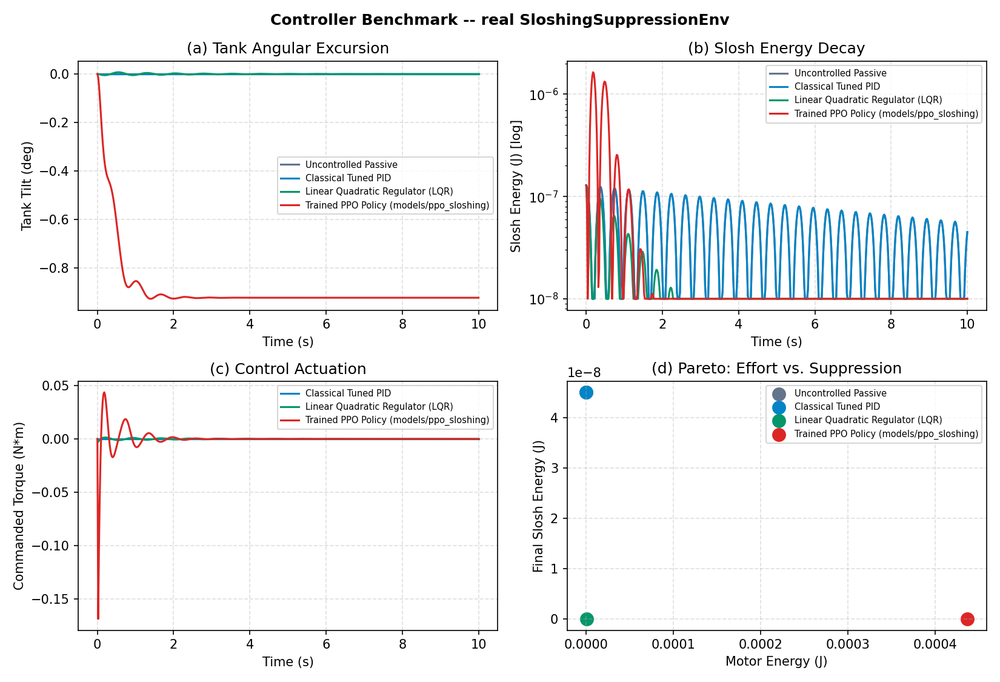
#> input picture benchmarks/benchmark_comparison.png, 1000 x 682 px, shrunk from 1650 x 1125 before the run
$ python -i render_closed_loop_replay_gif.py   (imports and definitions only)
#> lines starting #> are read from the running program, lines starting #| are printed output that depends on the picture
"""Render the real closed_loop_finetuned_eval.csv run as an animated GIF.

Illustrative replay, not a physics simulation: draws the tank (real
TankConfig dimensions) rotating by the recorded tank_angle, with a marker
at the recorded fluid_com_x/y offset (tank-local frame, displacement from
the fluid's rest position -- NOT the full particle field; that needs a
run with real per-particle capture enabled, not yet done for this backend).

Mirrors the same real recorded data already used in the HTML report's
interactive replay -- this is the exportable-video-file version of that
same thing, for sending/embedding where an interactive page won't do.
"""
import csv
import numpy as np
import matplotlib.pyplot as plt
import matplotlib.animation as animation
from matplotlib.patches import Circle

CSV_PATH = "closed_loop_finetuned_eval.csv"
OUT_PATH = "closed_loop_replay.gif"

# Real TankConfig defaults (config/simulation_config.py)
LENGTH = 0.40
HEIGHT = 0.30
FILL_HEIGHT = 0.20
REST_Y = FILL_HEIGHT / 2  # 0.10 m, nominal fluid COM rest height above floor

steps, angle, torque, slosh, comx, comy = [], [], [], [], [], []
# [9 lines not run here, left out]

N = len(steps)
angle = np.array(angle)
torque = np.array(torque)
slosh = np.array(slosh)
comx = np.array(comx)
comy = np.array(comy)

# Local (unrotated) tank geometry, pivot at (0,0) = footprint center, floor level
half_len = LENGTH / 2
floor = np.array([[-half_len, 0], [half_len, 0]])
left_wall = np.array([[-half_len, 0], [-half_len, HEIGHT]])
right_wall = np.array([[half_len, 0], [half_len, HEIGHT]])
fill_line = np.array([[-half_len, FILL_HEIGHT], [half_len, FILL_HEIGHT]])


def rotate(pts, theta):
    c, s = np.cos(theta), np.sin(theta)
    R = np.array([[c, -s], [s, c]])
    return pts @ R.T


fig, (ax_tank, ax_data) = plt.subplots(
    1, 2, figsize=(9.5, 4.6), gridspec_kw={"width_ratios": [1, 1.3]}
)
# [9 lines not run here, left out]

(floor_line,) = ax_tank.plot([], [], color="#3d5164", lw=3, solid_capstyle="round")
(left_line,) = ax_tank.plot([], [], color="#3d5164", lw=3, solid_capstyle="round")
(right_line,) = ax_tank.plot([], [], color="#3d5164", lw=3, solid_capstyle="round")
(fill_line_plot,) = ax_tank.plot([], [], color="#2f6f93", lw=1, ls="--", alpha=0.6)
com_dot = Circle((0, REST_Y), 0.012, color="#c98a3f", ec="white", lw=1.5, zorder=5)
# [4 lines not run here, left out]

readout = ax_tank.text(
    0.02, 0.98, "", transform=ax_tank.transAxes, va="top", ha="left",
    fontsize=9.5, family="monospace", color="#16222c",
)
safety_text = ax_tank.text(
    0.5, -0.10, "", transform=ax_tank.transAxes, ha="center", va="top",
    fontsize=9.5, family="monospace", color="#b23b3b", fontweight="bold",
)

# --- data panel: 3 stacked traces ---
# [1 line not run here, left out]
sub_h = 0.30
sub_gap = 0.04
labels_units = [
    ("TANK ANGLE (rad)", angle, "#c98a3f"),
    ("TORQUE (N·m)", torque, "#2f6f93"),
    ("SLOSH ENERGY (J)", slosh, "#3f8f6b"),
]
sub_axes = []
# [20 lines not run here, left out]


def init():
    return []


def update(i):
    theta = angle[i]
    floor_r = rotate(floor, theta)
    left_r = rotate(left_wall, theta)
    right_r = rotate(right_wall, theta)
    fill_r = rotate(fill_line, theta)
    floor_line.set_data(floor_r[:, 0], floor_r[:, 1])
    left_line.set_data(left_r[:, 0], left_r[:, 1])
    right_line.set_data(right_r[:, 0], right_r[:, 1])
    fill_line_plot.set_data(fill_r[:, 0], fill_r[:, 1])

    local_com = np.array([comx[i], REST_Y + comy[i]])
    world_com = rotate(local_com[None, :], theta)[0]
    com_dot.center = (world_com[0], world_com[1])

    readout.set_text(
        f"step   {i:>3d} / {N - 1}\n"
        f"angle  {angle[i]:+.3f} rad\n"
        f"torque {torque[i]:+.2f} N·m\n"
        f"slosh  {slosh[i]:.3f} J"
    )
    safety_text.set_text("⚠ safety stop -- |ω| > 1.0 rad/s" if i == N - 1 else "")

    for (marker, vline), (_, data, _) in zip(sub_axes, labels_units):
        marker.set_data([steps[i]], [data[i]])
        vline.set_xdata([steps[i], steps[i]])

    return [floor_line, left_line, right_line, fill_line_plot, com_dot, readout, safety_text]


# hold on the last frame a bit longer so the safety-stop reads clearly
frame_ids = list(range(N)) + [N - 1] * 12

ani = animation.FuncAnimation(
    fig, update, frames=frame_ids, init_func=init, blit=False, interval=70
)
# [2 lines not run here, left out]

>>> import cv2
>>> picture = cv2.imread('../benchmarks/benchmark_comparison.png', cv2.IMREAD_GRAYSCALE)
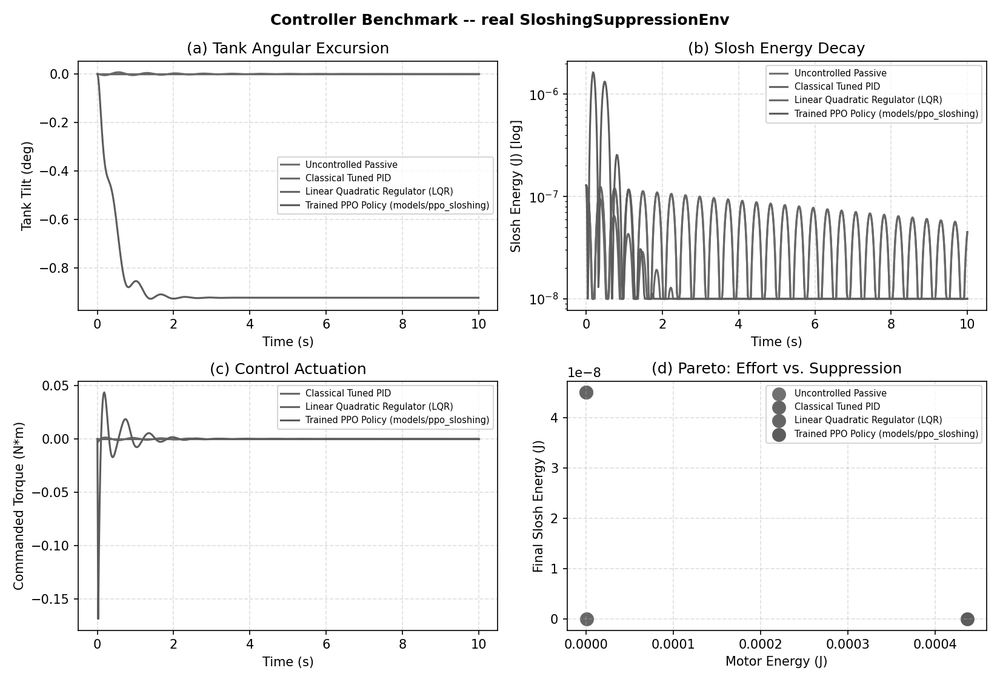
#> picture: shape (682, 1000); min 0, max 255, mean 242.6
#> (the run stopped early here; a loop or call above may not have finished)
